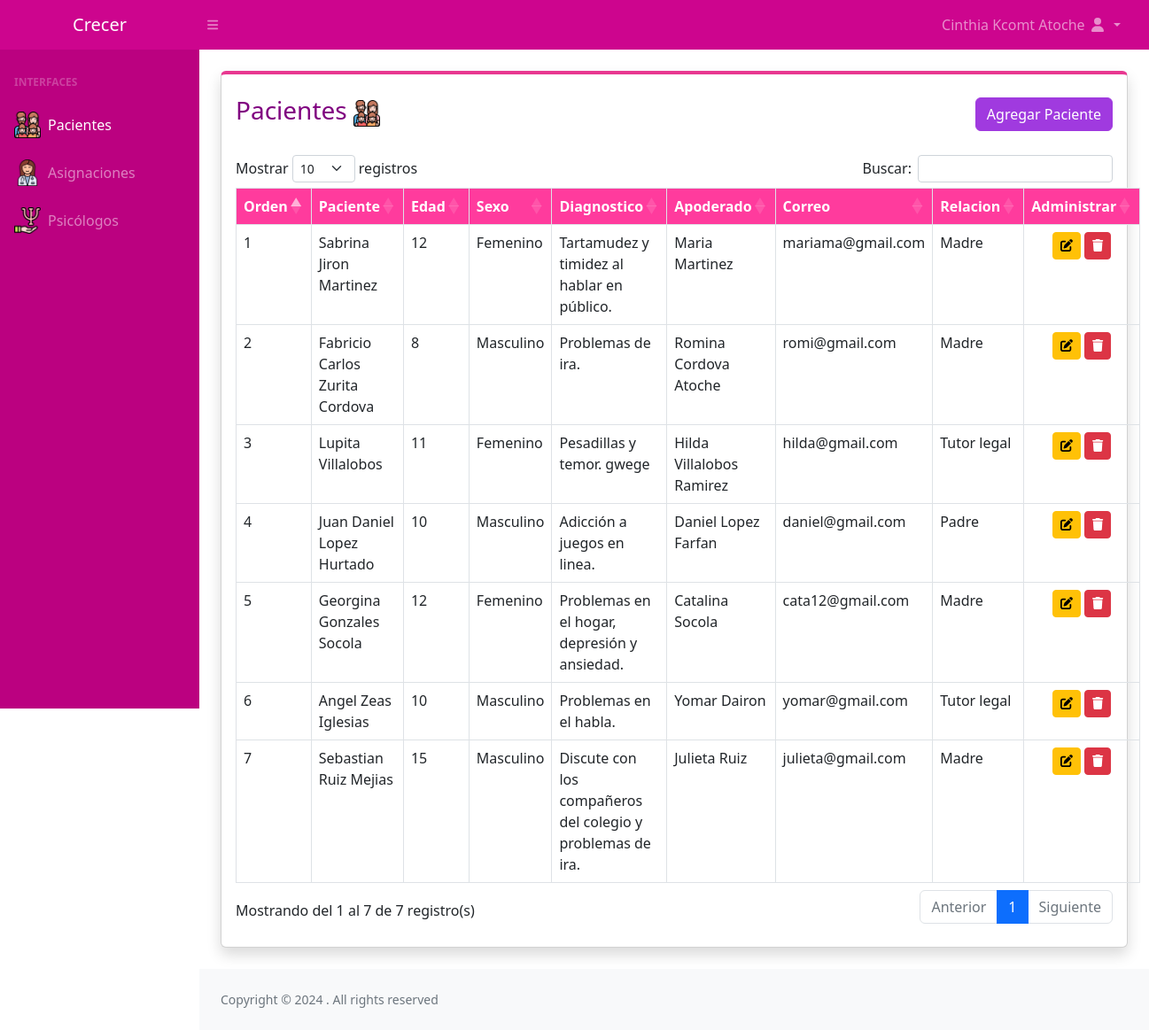
The app's page /Paciente.php (signed in) with its own data.
### tables this page shows
CREATE TABLE `paciente` (
  `Id` int(11) NOT NULL,
  `Nombre_paciente` varchar(100) NOT NULL,
  `Edad_paciente` int(11) NOT NULL,
  `Sexo_paciente` varchar(20) NOT NULL,
  `Fecha_nacimiento` date NOT NULL,
  `Diagnostico` varchar(200) NOT NULL,
  `Nombre_apoderado` varchar(100) NOT NULL,
  `Edad_apoderado` int(11) NOT NULL,
  `Dni_apoderado` int(11) NOT NULL,
  `Correo_apoderado` varchar(50) NOT NULL,
  `Celular_apoderado` int(11) NOT NULL,
  `Relacion_apoderado` varchar(50) NOT NULL,
  `Id_Psicologo` int(11) DEFAULT NULL,
  `Psicologo_Asignado` varchar(50) DEFAULT NULL
);

### Paciente.php (the view, shortened to what this page needs)
<?php
$db = new Database();
$con = $db->conectar();
$sql = $con->prepare("SELECT * FROM paciente");
$sql->execute();
$resultado = $sql->fetchAll(PDO::FETCH_ASSOC);
?>
<?php
$current_page = 'Paciente';
include 'Header.php';
?>
<main>
    <div class="container-fluid px-4">
        <div class="card border-top-rose shadow h-100 py-2 mb-4 mt-4">
            <div class="card-body">
                <div class="d-flex justify-content-between align-items-center ">
                    <h3 class="text-purple">Pacientes <img src="Img/icons/familia.png" class="small-icon"></h3>
                    <a href="Registro_Paciente.php" class="btn btn-purpura text-white">Agregar Paciente</a>
                </div>
                <br>
                <table id="employeeTable" class="table table-bordered">
                    <thead class="table-rose text-white">
                        <tr>
                            <th>Orden</th>
                            <th>Paciente</th>
                            <th>Edad</th>
                            <th>Sexo</th>
                            <th>Diagnostico</th>
                            <th>Apoderado</th>
                            <th>Correo</th>
                            <th>Relacion</th>
                            <th>Administrar</th>
                        </tr>
                    </thead>
                    <tbody>
                        <?php foreach ($resultado as $row) { ?>
                            <tr>
                                <td><?php echo $row['Id'] ?></td>
                                <td><?php echo $row['Nombre_paciente'] ?></td>
                                <td><?php echo $row['Edad_paciente'] ?></td>
                                <td><?php echo $row['Sexo_paciente'] ?></td>
                                <td><?php echo $row['Diagnostico'] ?></td>
                                <td><?php echo $row['Nombre_apoderado'] ?></td>
                                <td><?php echo $row['Correo_apoderado'] ?></td>
                                <td><?php echo $row['Relacion_apoderado'] ?></td>
                                <td class="text-center">
                                    <a href="Editar_Paciente.php?id=<?php echo $row['Id'] ?>&token=<?php echo hash_hmac('sha1', $row['Id'], KEY_TOKEN)?>"
                                        class="btn btn-warning btn-sm">
                                        <i class="fas fa-edit"></i>
                                    </a>
                                    <a href="#" class="btn btn-danger btn-sm" data-bs-toggle="modal"
                                        data-bs-target="#confirmDeleteModal" data-id="<?php echo $row['Id']; ?>">
                                        <i class="fas fa-trash"></i>
                                    </a>
                                </td>
                            </tr>
                        <?php } ?>
                    </tbody>
                </table>
            </div>
        </div>
</main>
<?php include 'Footer.php'; ?>

### Header.php (shortened to what this page needs)
<!DOCTYPE html>
<html lang="en">
<head>
    <link href="https://cdn.datatables.net/1.11.5/css/dataTables.bootstrap5.min.css" rel="stylesheet">
    <link rel="stylesheet" href="//code.jquery.com/ui/1.12.1/themes/base/jquery-ui.css">
    <link href="Css/styles.css" rel="stylesheet" />
    <link href="Css/Index.css" rel="stylesheet" />
</head>
<body class="sb-nav-fixed">
    <nav class="sb-topnav navbar navbar-expand navbar-dark">
        <a class="navbar-brand  text-center" href="Inicio.php">
            Crecer
        </a>
        <button class="btn btn-link btn-sm order-1 order-lg-0 me-4 me-lg-0" id="sidebarToggle" href="#!"><i
                class="fas fa-bars"></i></button>
        <ul class="navbar-nav ms-auto me-3 me-lg-4">
            <li class="nav-item dropdown">
                <a class="nav-link dropdown-toggle" id="navbarDropdown" href="#" role="button" data-bs-toggle="dropdown"
                    aria-expanded="false">
                    <?php if (isset($_SESSION['user_id'])) {
                        echo $_SESSION['user_name'];
                    } ?>
                    <i class="fas fa-user fa-fw"></i>
                </a>
            </li>
        </ul>
    </nav>
    <div id="layoutSidenav">
        <div id="layoutSidenav_nav">
            <nav class="sb-sidenav accordion sb-sidenav-dark" id="sidenavAccordion">
                <div class="sb-sidenav-menu">
                    <div class="nav">
                        <div class="sb-sidenav-menu-heading">Interfaces</div>
                        <a class="nav-link <?php echo isset($current_page) && $current_page == 'Paciente' ? 'active' : ''; ?>"
                            href="Paciente.php">
                            <div class="sb-nav-link-icon">
                                <img src="Img/icons/familia.png" class="small-icon">
                            </div>
                            Pacientes
                        </a>
                        <a class="nav-link <?php echo isset($current_page) && $current_page == 'Asignaciones' ? 'active' : ''; ?>"
                            href="Asignacion.php">
                            <div class="sb-nav-link-icon">
                                <img src="Img/icons/medico.png" class="small-icon">
                            </div>
                            Asignaciones
                        </a>
                        <a class="nav-link <?php echo isset($current_page) && $current_page == 'Psicologos' ? 'active' : ''; ?>"
                            href="Psicologos.php">
                            <div class="sb-nav-link-icon">
                                <img src="Img/icons/Configuraciones1.png" class="small-icon">
                            </div>
                            Psicólogos
                        </a>
                    </div>
                </div>
            </nav>
        </div>
        <div id="layoutSidenav_content">

### Footer.php (shortened to what this page needs)
<footer class="py-4 bg-light mt-auto">
    <div class="container-fluid px-4">
        <div class="d-flex align-items-center justify-content-between small">
            <div class="text-muted">Copyright &copy; 2024 <b class="text-primary"></b>. All rights reserved</div>
        </div>
    </div>
</footer>
</div>
</div>
</body>
</html>

### Css/Index.css (style rules this page uses)
.btn-purpura { background-color: #a03adf; border-color: #a03adf; }

### records on screen
paciente: Id "1", Nombre_paciente "Sabrina Jiron Martinez", Edad_paciente "12", Sexo_paciente "Femenino", Diagnostico "Tartamudez y timidez al hablar en público.", Nombre_apoderado "Maria Martinez", Correo_apoderado "mariama@gmail.com", Relacion_apoderado "Madre"
paciente: Id "2", Nombre_paciente "Fabricio Carlos Zurita Cordova", Edad_paciente "8", Sexo_paciente "Masculino", Diagnostico "Problemas de ira.", Nombre_apoderado "Romina Cordova Atoche", Correo_apoderado "romi@gmail.com", Relacion_apoderado "Madre"
paciente: Id "3", Nombre_paciente "Lupita Villalobos", Edad_paciente "11", Sexo_paciente "Femenino", Diagnostico "Pesadillas y temor. gwege", Nombre_apoderado "Hilda Villalobos Ramirez", Correo_apoderado "hilda@gmail.com", Relacion_apoderado "Tutor legal"
paciente: Id "4", Nombre_paciente "Juan Daniel Lopez Hurtado", Edad_paciente "10", Sexo_paciente "Masculino", Diagnostico "Adicción a juegos en linea.", Nombre_apoderado "Daniel Lopez Farfan", Correo_apoderado "daniel@gmail.com", Relacion_apoderado "Padre"
paciente: Id "5", Nombre_paciente "Georgina Gonzales Socola", Edad_paciente "12", Sexo_paciente "Femenino", Diagnostico "Problemas en el hogar, depresión y ansiedad.", Nombre_apoderado "Catalina Socola", Correo_apoderado "cata12@gmail.com", Relacion_apoderado "Madre"
paciente: Id "6", Nombre_paciente "Angel Zeas Iglesias", Edad_paciente "10", Sexo_paciente "Masculino", Diagnostico "Problemas en el habla.", Nombre_apoderado "Yomar Dairon", Correo_apoderado "yomar@gmail.com", Relacion_apoderado "Tutor legal"
paciente: Id "7", Nombre_paciente "Sebastian Ruiz Mejias", Edad_paciente "15", Sexo_paciente "Masculino", Diagnostico "Discute con los compañeros del colegio y problemas de ira.", Nombre_apoderado "Julieta Ruiz", Correo_apoderado "julieta@gmail.com", Relacion_apoderado "Madre"

### other values on screen
$_SESSION['user_name'] "Cinthia Kcomt Atoche"
